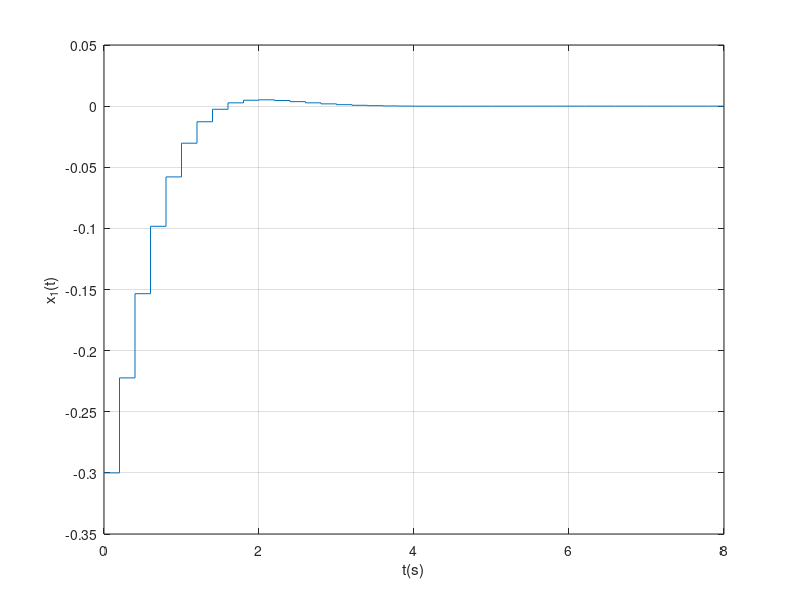
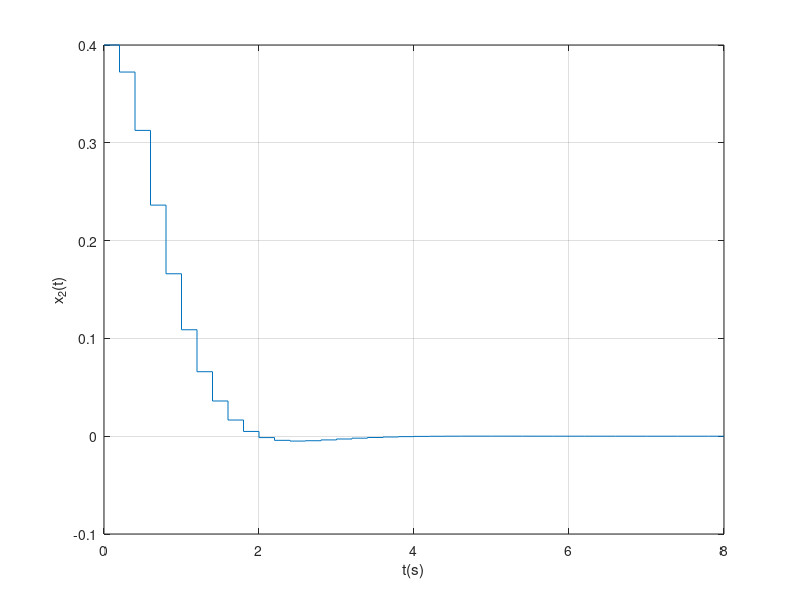
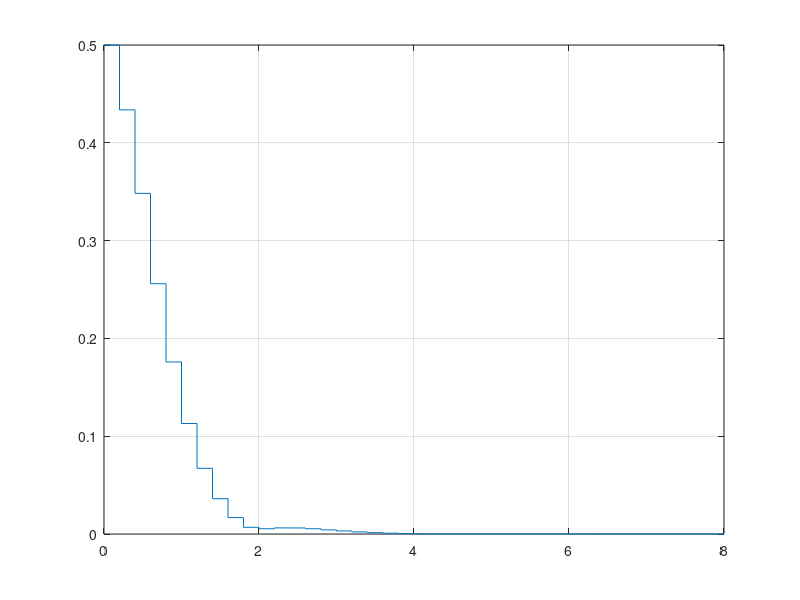

Source code (MATLAB) for these figures, in order: (Note: this script raises an error after producing the figures.)
clc, close all, clear all, format compact,
%% Problem 3 - Constrained QOC trough Receding Horizon Algorithm, input constraint
A=[0.9616 0.1878;-0.3756 0.8677]; B=[0.0192;0.1878]; x0=[-0.3;0.4]; Ts=0.2;

Q=diag([5,1]); %S=Q;
R=0.1;
nx=2; nu=1;
Hp=3;
% compute matrices

A_cal=zeros(nx*Hp,nx);
for i=1:Hp
    A_cal((i-1)*nx+1:i*nx , :)=A^i;
end

B_cal=zeros(nx*Hp,nu*Hp);
for i=1:Hp
    for j=1:i
        B_cal( (i-1)*nx+1:i*nx , (j-1)*nu+1:j*nu)=A^(i-j)*B;
    end
end

Q_cal=kron(eye(Hp),Q);
R_cal=kron(eye(Hp),R);

% input constraint
u_sat=0.5;

% cost fuction
H=2*(B_cal'*Q_cal*B_cal+R_cal);
H=(H+H')/2;
F=2*A_cal'*Q_cal*B_cal;

G=[eye(Hp);-eye(Hp)];
h=u_sat*ones(2*Hp,1);

% RH
sim_steps=40;
x_k=x0;
x_traj(:,1)=x_k;

for kk=1:sim_steps
    U=quadprog(H,x_k'*F,G,h);
    x_traj(:,kk+1)=A*x_k+B*U(1);
    u_traj(:,kk)=U(1);
    x_k=x_traj(:,kk+1);
end

figure(1)
stairs([0:1:sim_steps]*Ts, x_traj(1,:)), hold on, grid on, zoom on
xlabel('t(s)'), ylabel('x_1(t)')

figure(2)
stairs([0:1:sim_steps]*Ts, x_traj(2,:)), hold on, grid on, zoom on
xlabel('t(s)'), ylabel('x_2(t)')

sqrt(x_traj(1,:).^2+x_traj(2,:).^2)

figure(3)
stairs([0:1:sim_steps]*Ts, sqrt(x_traj(1,:).^2+x_traj(2,:).^2)), hold on, grid on, zoom on
yline(1e-4, ':r')
yline(-1e-4, ':r')
xlabel('t(s)'), ylabel('||x||_2(t)')


figure(4)
stairs([0:1:sim_steps-1]*Ts, u_traj), hold on, grid on, zoom on
xlabel('t(s)'), ylabel('u(t)')